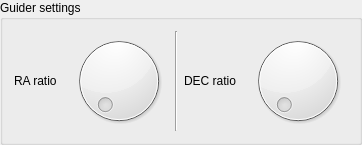
        <widget class="QGroupBox" name="groupBoxGuider">
         <property name="title">
          <string>Guider settings</string>
         </property>
         <layout class="QGridLayout" name="gridLayout_7">
          <item row="0" column="4">
           <widget class="QLabel" name="label_25">
            <property name="text">
             <string>DEC ratio</string>
            </property>
           </widget>
          </item>
          <item row="0" column="0">
           <widget class="QLabel" name="label_24">
            <property name="text">
             <string>RA ratio</string>
            </property>
           </widget>
          </item>
          <item row="0" column="5">
           <widget class="tlinsWDecimalValue" name="guiderDecRatio" native="true"/>
          </item>
          <item row="0" column="6">
           <widget class="QDial" name="dialDECRatio">
            <property name="enabled">
             <bool>true</bool>
            </property>
            <property name="minimumSize">
             <size>
              <width>100</width>
              <height>100</height>
             </size>
            </property>
            <property name="minimum">
             <number>0</number>
            </property>
            <property name="maximum">
             <number>1000000</number>
            </property>
           </widget>
          </item>
          <item row="0" column="1">
           <widget class="tlinsWDecimalValue" name="guiderRaRatio" native="true"/>
          </item>
          <item row="0" column="2">
           <widget class="QDial" name="dialRARatio">
            <property name="minimumSize">
             <size>
              <width>100</width>
              <height>100</height>
             </size>
            </property>
            <property name="minimum">
             <number>0</number>
            </property>
            <property name="maximum">
             <number>1000000</number>
            </property>
           </widget>
          </item>
          <item row="0" column="3">
           <widget class="Line" name="line_3">
            <property name="orientation">
             <enum>Qt::Vertical</enum>
            </property>
           </widget>
          </item>
         </layout>
        </widget>
